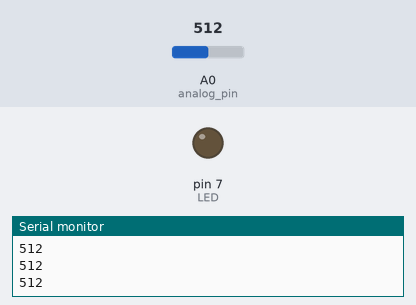
Bench run of a sketch on a simulated Arduino Uno, built with avr-gcc and run on an emulated ATmega328P. On the bench: output pins drawn as LEDs (lit = HIGH), the last lines printed to the serial monitor. The test bench sets the inputs (shaded band); at power-on: A0 (analog_pin) = 512.

Above: at 1.2 s.
1.3 s: A0 (analog_pin) set to 543
At 2.4 s:
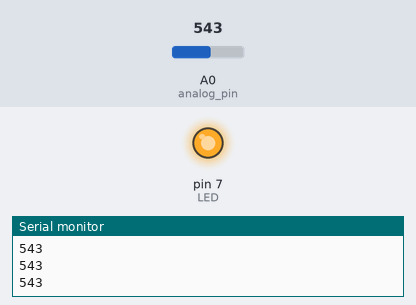
2.8 s: A0 (analog_pin) set to 511
At 3.7 s:
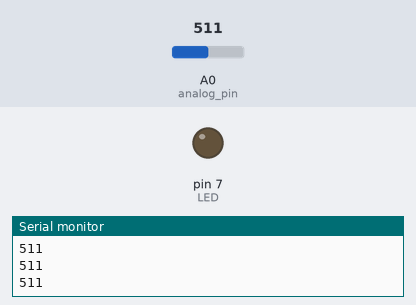
4.3 s: A0 (analog_pin) set to 610
At 5.1 s:
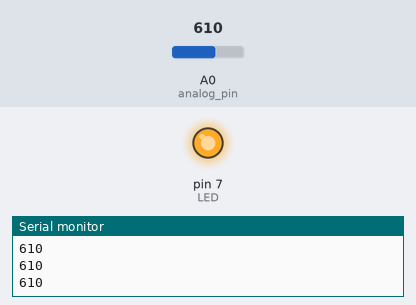
Timing chart, 0 to 7.3 s (numbered marks = the images above; inputs shaded):
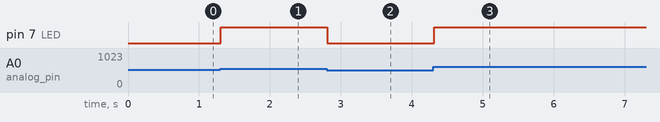

The sketch:

Code_Lab.ino
```cpp
const int analog_pin = A0;
const int LED = 7;
int ADC_val = 0;
int digital_map_LED = 0;

void setup() {
  Serial.begin(115200);
  pinMode(LED, OUTPUT);
  pinMode(analog_pin, INPUT);
}

void loop() {
  ADC_val = analogRead(analog_pin);
  Serial.println(ADC_val);

  if (ADC_val < 470) {
    // Below threshold: LED off
    digital_map_LED = 0;
  }
  else if (ADC_val >= 470 && ADC_val < 600) {
    // Mid range: map ADC_val between 470 and 600 to 0-255 brightness
    digital_map_LED = map(ADC_val, 470, 600, 0, 255);
  }
  else {
    // Above 600: full brightness
    digital_map_LED = 255;
  }

  // Ensure value stays within 0-255 range (optional but safe)
  digital_map_LED = constrain(digital_map_LED, 0, 255);

  analogWrite(LED, digital_map_LED);

  delay(100); // small delay for readability in Serial monitor
}
```

Measured:
- the behaviour switches between 535 and 536 on A0 (analog_pin) (found by bisection; images 0 and 1)
- after the input at 1.3 s, pin 7 (LED): LOW → HIGH at once
- after the input at 2.8 s, pin 7 (LED): HIGH → LOW at once
- after the input at 4.3 s, pin 7 (LED): LOW → HIGH at once
